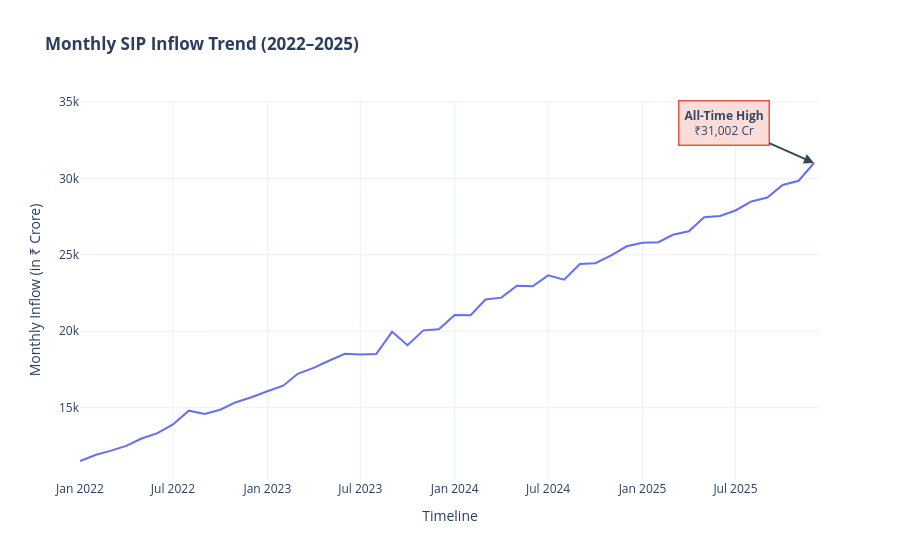

The cell this chart's notebook holds for it:
### Markdown cell above
SIP inflow time-series — monthly SIP trend Jan 2022 – Dec 2025. Annotate the ₹31,002 Cr all-time high (Dec 2025) using Plotly

### Code cell
import numpy as np
import pandas as pd
import plotly.express as px

# 1. Generate Monthly Dates (Jan 2022 to Dec 2025)
dates = pd.date_range(start="2022-01-01", end="2025-12-01", freq="MS")

# 2. Simulate steady upward SIP Inflow growth ending exactly at 31,002
base_inflow = 11500  # Starting point in early 2022
growth_trend = np.linspace(0, 18500, len(dates))  # Generates linear growth
noise = np.random.normal(0, 300, len(dates))  # Adds minor real-world fluctuation

sip_inflows = base_inflow + growth_trend + noise
sip_inflows[-1] = 31002  # Explicitly force the Dec 2025 All-Time High

df = pd.DataFrame({"Month": dates, "Inflow (₹ Cr)": sip_inflows})

# 3. Plot the Time-Series Line
fig = px.line(
    df,
    x="Month",
    y="Inflow (₹ Cr)",
    title="<b>Monthly SIP Inflow Trend (2022–2025)</b>",
    template="plotly_white",
)

# 4. Annotate the All-Time High Point (Dec 2025)
fig.add_annotation(
    x="2025-12-01",
    y=31002,
    text="<b>All-Time High</b><br>₹31,002 Cr",
    showarrow=True,
    arrowhead=2,
    arrowsize=1,
    arrowwidth=2,
    arrowcolor="#2c3e50",
    ax=-90,  # Shifts the label 90 pixels to the left
    ay=-40,  # Shifts the label 40 pixels up
    bordercolor="#e74c3c",
    borderwidth=1.5,
    borderpad=5,
    bgcolor="#fadbd8",
    opacity=0.95,
)

# Clean up layout axes
fig.update_layout(
    xaxis_title="Timeline",
    yaxis_title="Monthly Inflow (in ₹ Crore)",
    hovermode="x unified",
)

fig.show()

### Figure 1 — Plotly figure (JSON) as saved in the notebook; plotly's stock layout.template omitted (floating-point values rounded to 4 significant figures)
{"data": [{"hovertemplate": "Month=%{x}<br>Inflow (₹ Cr)=%{y}<extra></extra>", "legendgroup": "", "line": {"color": "#636efa", "dash": "solid"}, "marker": {"symbol": "circle"}, "mode": "lines", "name": "", "orientation": "v", "showlegend": false, "type": "scatter", "x": ["2022-01-01T00:00:00.000000000", "2022-02-01T00:00:00.000000000", "2022-03-01T00:00:00.000000000", "2022-04-01T00:00:00.000000000", "2022-05-01T00:00:00.000000000", "2022-06-01T00:00:00.000000000", "2022-07-01T00:00:00.000000000", "2022-08-01T00:00:00.000000000", "2022-09-01T00:00:00.000000000", "2022-10-01T00:00:00.000000000", "2022-11-01T00:00:00.000000000", "2022-12-01T00:00:00.000000000", "2023-01-01T00:00:00.000000000", "2023-02-01T00:00:00.000000000", "2023-03-01T00:00:00.000000000", "2023-04-01T00:00:00.000000000", "2023-05-01T00:00:00.000000000", "2023-06-01T00:00:00.000000000", "2023-07-01T00:00:00.000000000", "2023-08-01T00:00:00.000000000", "2023-09-01T00:00:00.000000000", "2023-10-01T00:00:00.000000000", "2023-11-01T00:00:00.000000000", "2023-12-01T00:00:00.000000000", "2024-01-01T00:00:00.000000000", "2024-02-01T00:00:00.000000000", "2024-03-01T00:00:00.000000000", "2024-04-01T00:00:00.000000000", "2024-05-01T00:00:00.000000000", "2024-06-01T00:00:00.000000000", "2024-07-01T00:00:00.000000000", "2024-08-01T00:00:00.000000000", "2024-09-01T00:00:00.000000000", "2024-10-01T00:00:00.000000000", "2024-11-01T00:00:00.000000000", "2024-12-01T00:00:00.000000000", "2025-01-01T00:00:00.000000000", "2025-02-01T00:00:00.000000000", "2025-03-01T00:00:00.000000000", "2025-04-01T00:00:00.000000000", "2025-05-01T00:00:00.000000000", "2025-06-01T00:00:00.000000000", "2025-07-01T00:00:00.000000000", "2025-08-01T00:00:00.000000000", "2025-09-01T00:00:00.000000000", "2025-10-01T00:00:00.000000000", "2025-11-01T00:00:00.000000000", "2025-12-01T00:00:00.000000000"], "xaxis": "x", "y": [11510.0, 11920.0, 12180.0, 12500.0, 12990.0, 13340.0, 13910.0, 14810.0, 14590.0, 14860.0, 15360.0, 15680.0, 16070.0, 16440.0, 17220.0, 17610.0, 18070.0, 18530.0, 18480.0, 18510.0, 19960.0, 19090.0, 20060.0, 20130.0, 21070.0, 21050.0, 22070.0, 22200.0, 22970.0, 22950.0, 23660.0, 23380.0, 24390.0, 24450.0, 24950.0, 25550.0, 25790.0, 25830.0, 26310.0, 26530.0, 27460.0, 27530.0, 27900.0, 28490.0, 28750.0, 29560.0, 29840.0, 31000.0], "yaxis": "y"}], "layout": {"annotations": [{"arrowcolor": "#2c3e50", "arrowhead": 2, "arrowsize": 1, "arrowwidth": 2, "ax": -90, "ay": -40, "bgcolor": "#fadbd8", "bordercolor": "#e74c3c", "borderpad": 5, "borderwidth": 1.5, "opacity": 0.95, "showarrow": true, "text": "<b>All-Time High</b><br>₹31,002 Cr", "x": "2025-12-01", "y": 31002}], "hovermode": "x unified", "legend": {"tracegroupgap": 0}, "title": {"text": "<b>Monthly SIP Inflow Trend (2022–2025)</b>"}, "xaxis": {"anchor": "y", "domain": [0, 1], "title": {"text": "Timeline"}}, "yaxis": {"anchor": "x", "domain": [0, 1], "title": {"text": "Monthly Inflow (in ₹ Crore)"}}}}
